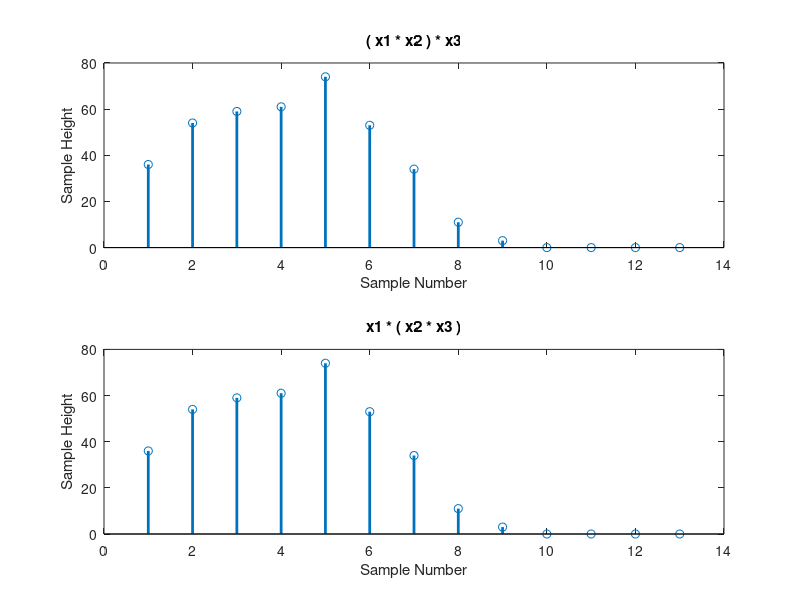

This chart was generated by the following MATLAB code:
x1 = [3 1 1 0 0];
x2 = [4 2 1 0 0];
x3 = [3 2 1 2 3];

y1 = conv(x1, x2);
y1 = conv(y1, x3);

y2 = conv(x2, x3);
y2 = conv(y2, x1);

subplot(2,1,1);
stem(y1, 'linewidth', 2);
title('( x1 * x2 ) * x3');
xlabel('Sample Number');
ylabel('Sample Height');

subplot(2,1,2);
stem(y2, 'linewidth', 2);
title('x1 * ( x2 * x3 )');
xlabel('Sample Number');
ylabel('Sample Height');
